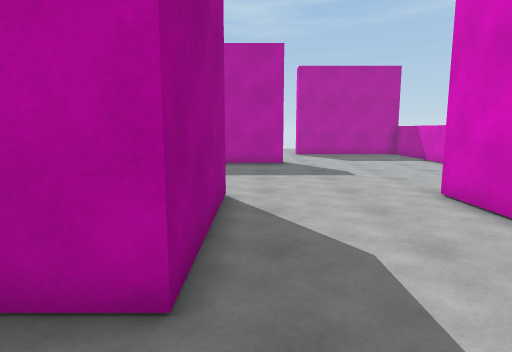
[1] (above)

19 first-person views from a walk through a scene from a Unity 3-D project. The camera is 1.5 m above the floor, tilts 8° down and sees 75° across. The floor is counted in squares, 1 m on a side. Each view is taken from the middle of a square. On the plan, view 1 faces up. The plan holds only what a view shows up to about 15 squares ahead; the rest is blank. The place goes on beyond the plan. The player is left out.

[2]
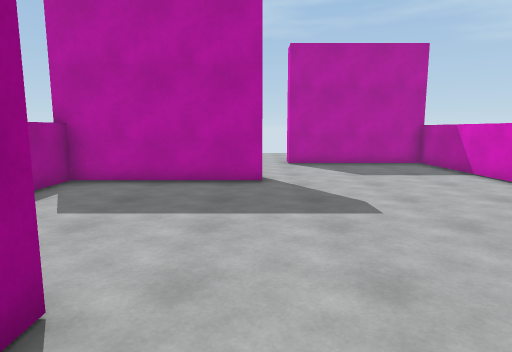

[3]
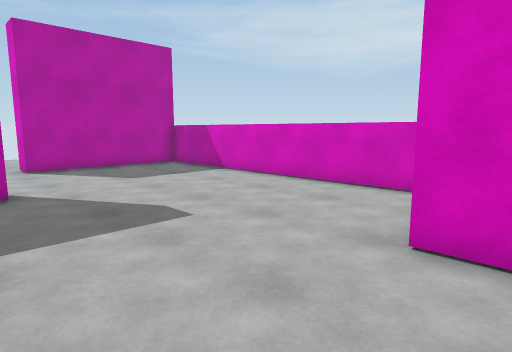

[4]
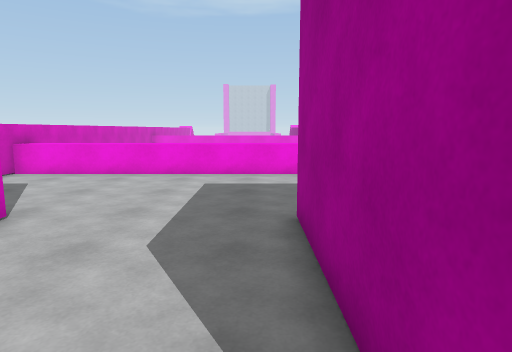

[5]
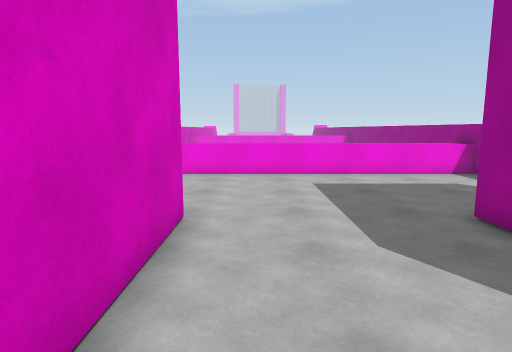

[6]
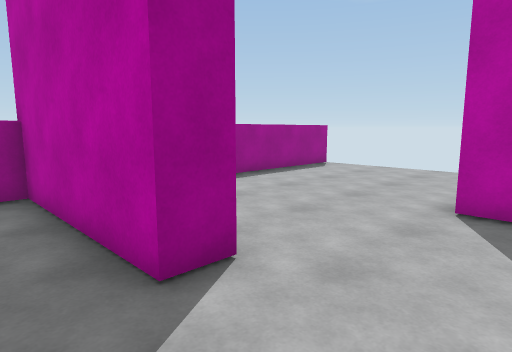

[7]
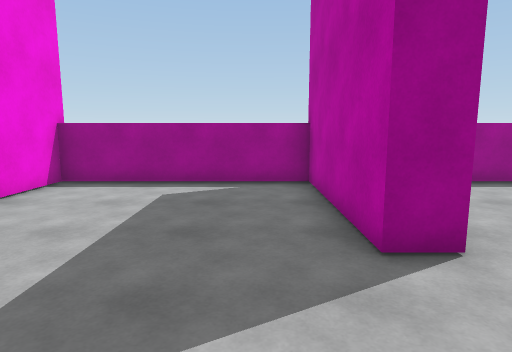

[8]
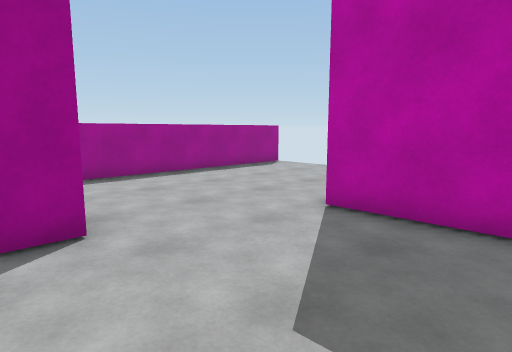

[9]
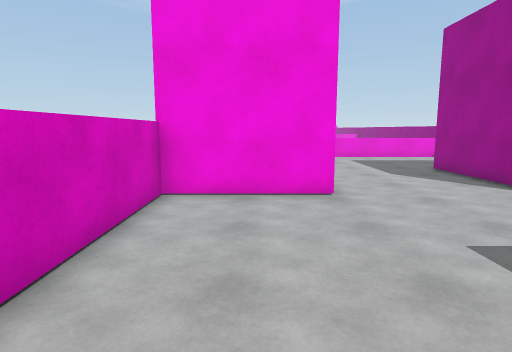

[10]
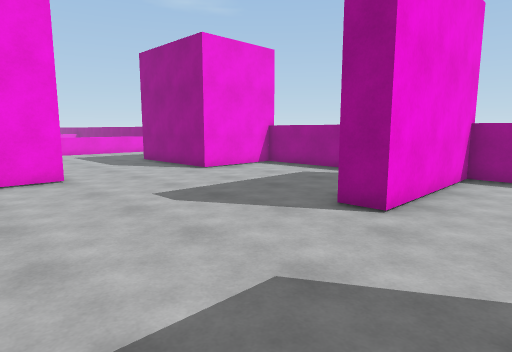

[11]
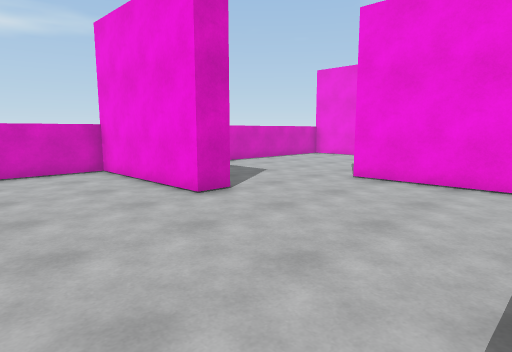

[12]
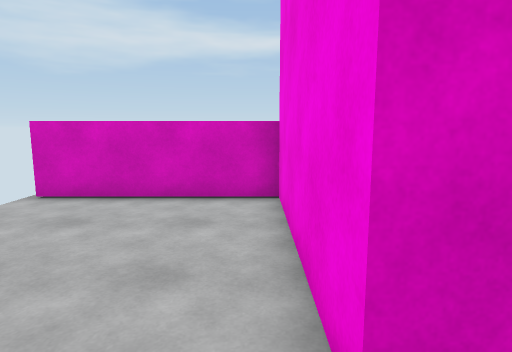

[13]
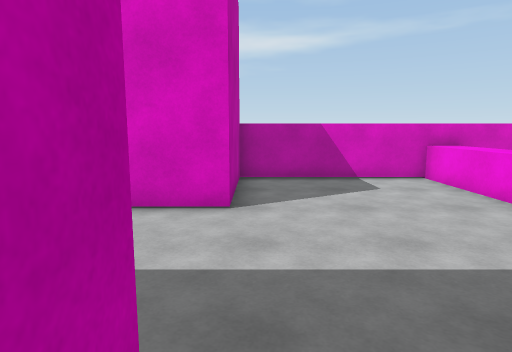

[14]
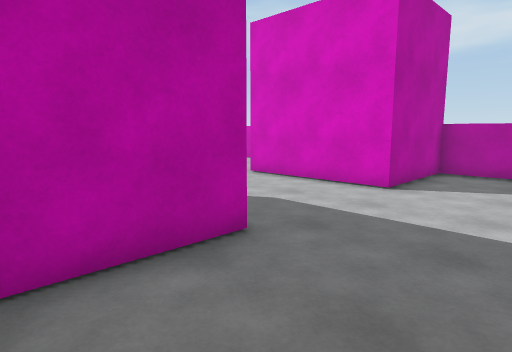

[15]
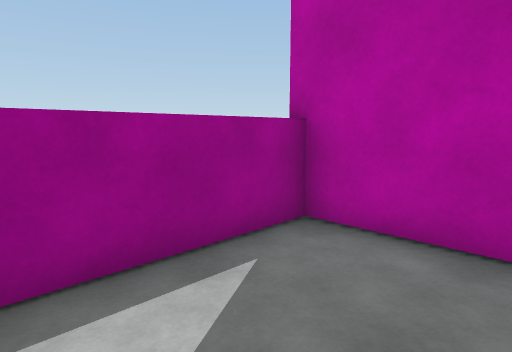

[16]
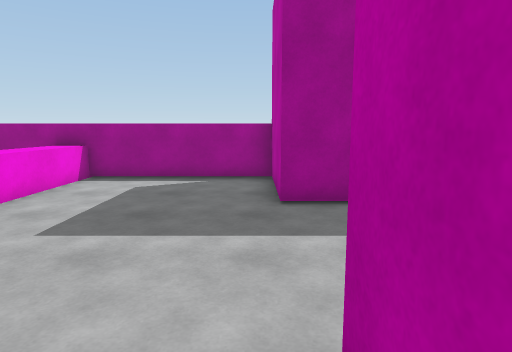

[17]
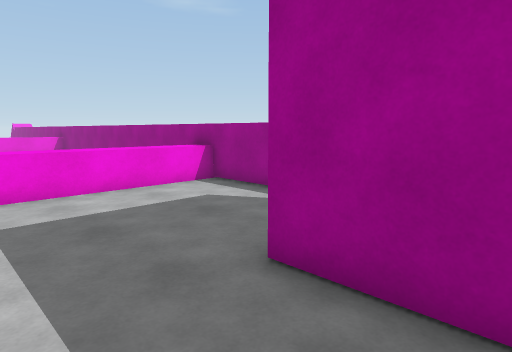

[18]
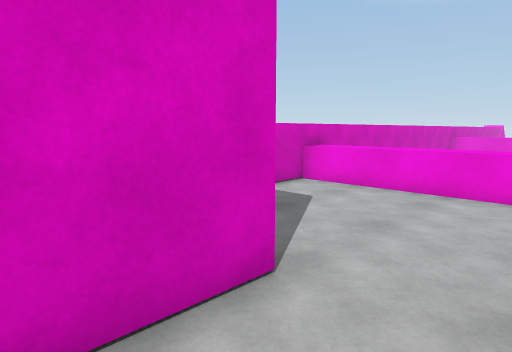

[19]
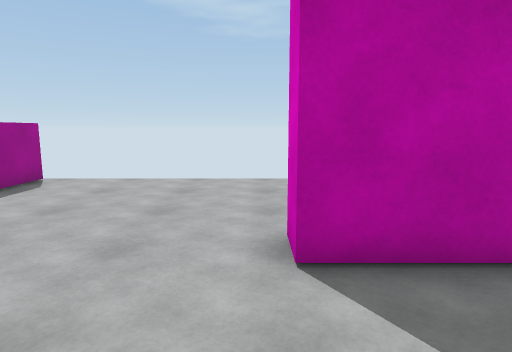

### Floor plan
Key: @ floor where view 1 was taken; # wall or solid block; . floor; ^ raised ledge.
Columns run from 5 left of view 1 to 8 right of it. Each row starts with its distance up from view 1.
 26 #            #
 25 #........  ..#
 24 #............#
 23 #............#
 22 #............#
 21 #............#
 20 #.......######
 19 #............#
 18 #............#
 17 #............#
 16 #............#
 15 #######......#
 14 #............#
 13 #............#
 12 #............#
 11 #............#
 10 #............#
  9 #............#
  8 #............#
  7 #####....#####
  6     #....#
  5     #....#
  4     #....#
  3 #####....#####
  2 #............#
  1 #............#
  0 #....@.......#
 -1 #............#
 -2 #............#
 -3  ^^^^^^^^^^^^#
 -4  ^^^^^^^^^^^^#
 -5  #           #

Where each view was taken, in squares from view 1:
view 1: 0 up, 0 right, facing up
view 2: 5 up, 1 right, facing up
view 3: 6 up, 0 right, facing up-right
view 4: 8 up, 0 right, facing down
view 5: 8 up, 3 right, facing down
view 6: 13 up, 4 right, facing up-left
view 7: 13 up, 5 right, facing left
view 8: 14 up, 6 right, facing up-left
view 9: 15 up, 6 right, facing down
view 10: 18 up, 7 right, facing down-left
view 11: 25 up, 4 left, facing down-right
view 12: 21 up, 1 right, facing right
view 13: 2 up, 2 left, facing right
view 14: 1 down, 4 left, facing up-right
view 15: 2 down, 1 left, facing up-left
view 16: 2 up, 6 right, facing left
view 17: 5 up, 2 right, facing down-left
view 18: 5 up, 2 right, facing down-right
view 19: 16 up, 2 right, facing up
